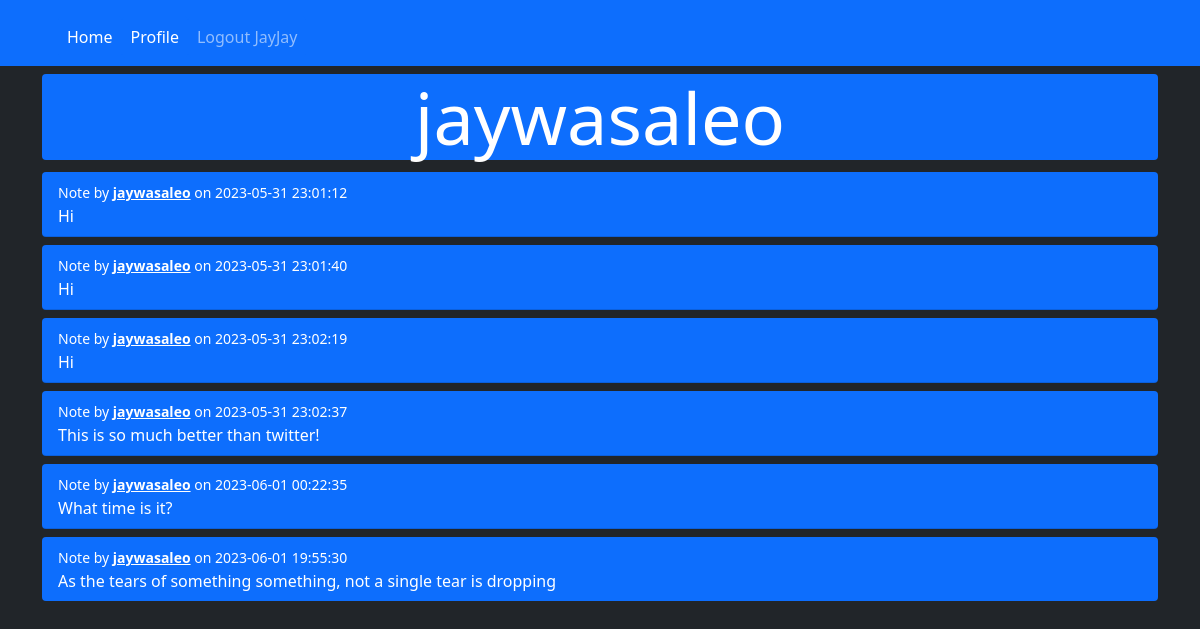
Screenshot of /u/jaywasaleo (signed in) with the database file from the repository.
### website/models.py (models this page shows)
class User(db.Model, UserMixin):
    id = db.Column(db.Integer, primary_key = True)
    email = db.Column(db.String(150), unique = True)
    password = db.Column(db.String(150))
    username = db.Column(db.String(50))
    notes = db.relationship('Note')

class Note(db.Model):
    id = db.Column(db.Integer, primary_key = True)
    data = db.Column(db.String(10000))
    date = db.Column(db.DateTime(timezone = True), default = func.now())
    user_id = db.Column(db.Integer, db.ForeignKey('user.id'))

### website/views.py (the view, shortened to what this page needs)
@views.route('u/<username>', methods=['GET', 'POST'])
@login_required
def user(username):
    user = User.query.filter_by(username=username).first_or_404()
    all_notes = Note.query.all()
    all_users = User.query.all()
    return render_template("user.html", current_user=current_user, user=user, notelist=all_notes, userlist=all_users)

### website/__init__.py (called while the page is built)
def create_app():
    app = Flask(__name__)
    app.config['SECRET_KEY'] = 'asddfgghjhjk'
    app.config['SQLALCHEMY_DATABASE_URI'] = f'sqlite:///{DB_NAME}'
    db.init_app(app)
    from .views import views
    from .auth import auth
    app.register_blueprint(views, url_prefix='/')
    app.register_blueprint(auth, url_prefix='/')
    from .models import User, Note
    with app.app_context():
        db.create_all()
    login_manager = LoginManager()
    login_manager.login_view = 'auth.login'
    login_manager.init_app(app)
    @login_manager.user_loader
    def load_user(id):
        return User.query.get(int(id))
    return app

### website/templates/user.html (shortened to what this page needs)
{% extends "base.html" %}
{% block content%}
<h1 class="display-2 text-center bg-primary rounded">
    {{ user.username }}
</h1>
<ul class="list-group list-group-flush" id="notes">
    {% for note in user.notes %}
        <li class="list-group-item my-1 rounded bg-primary text-white">
            <small>Note by <b><a class="text-white" href="{{ url_for('views.user', username=user.username) }}">{{user.username}}</a></b> on {{note.date}}</small>
            <br />
            {{ note.data }}
        </li>
    {% endfor %}
</ul>
{% endblock %}

### website/templates/base.html (shortened to what this page needs)
<!DOCTYPE html>
<html lang="en">
<head>
    <link href="https://cdn.jsdelivr.net/npm/bootstrap@5.0.2/dist/css/bootstrap.min.css" rel="stylesheet">
</head>
<body class="bg-dark text-white">
    <nav class="navbar navbar-expand-md navbar-dark bg-primary">
        <div class="container-xl">
            <div class="ms-3 mt-2 collapse navbar-collapse" id="main-nav">
                <ul class="navbar-nav">
                    {% if user.is_authenticated %}
                    <li class="nav-item"><a class="btn btn-primary nav-link text-white" id="home" href="/">Home</a></li>
                    <li class="nav-item"><a class="btn btn-primary nav-link text-white" id="user" href="{{ url_for('views.user', username=current_user.username) }}">Profile</a></li>
                    <li class="nav-item"><a class="btn btn-primary nav-link" id="logout" href="/logout">Logout {{current_user.username}}</a></li>
                    {% else %}
                    <li class="nav-item"><a class="btn btn-primary nav-link" id="login" href="login">Login</a></li>
                    <li class="nav-item"><a class="btn btn-primary nav-link" id="signup" href="signup">Sign Up</a></li>
                    {% endif %}
                </ul>
            </div>
        </div>
    </nav>
    <div class="container mt-2">
        {% block content %}
        {% endblock %}
    </div>
</body>
</html>

### rows the page displays
User: username "JayJay"
User: username "jaywasaleo"
Note: date "2023-05-31 23:01:12", data "Hi"
Note: date "2023-05-31 23:01:40", data "Hi"
Note: date "2023-05-31 23:02:19", data "Hi"
Note: date "2023-05-31 23:02:37", data "This is so much better than twitter!"
Note: date "2023-06-01 00:22:35", data "What time is it?"
Note: date "2023-06-01 19:55:30", data "As the tears of something something, not a single tear is dropping"
